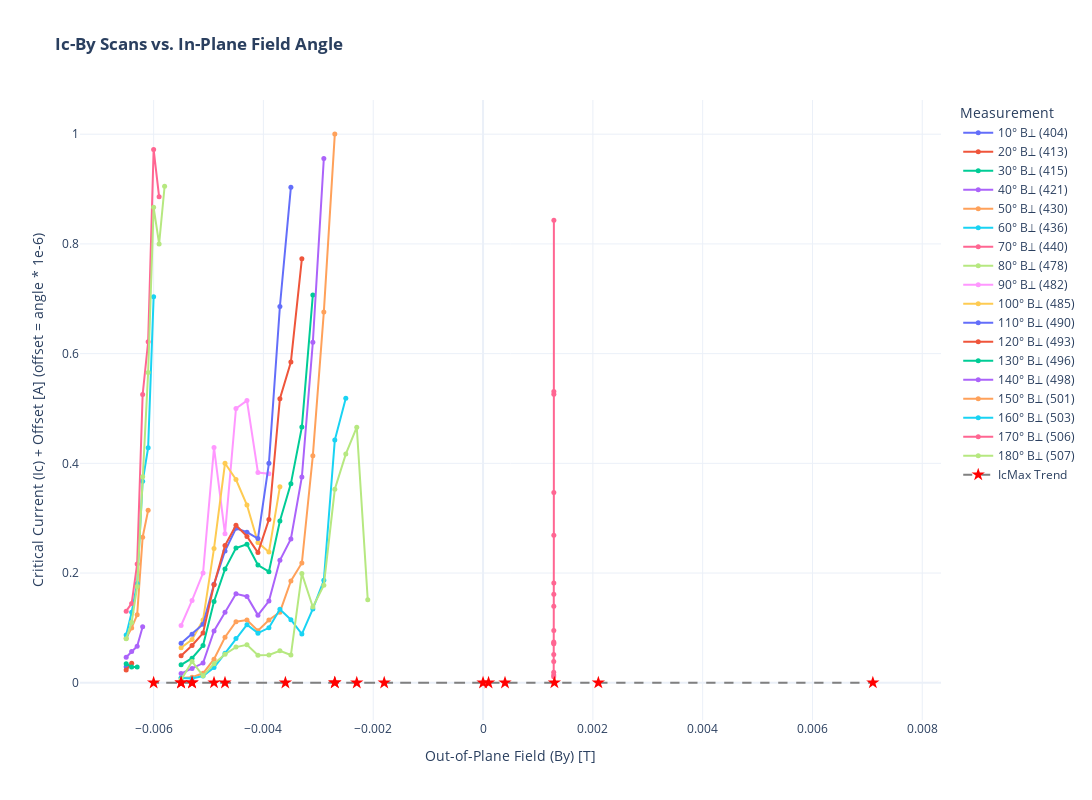
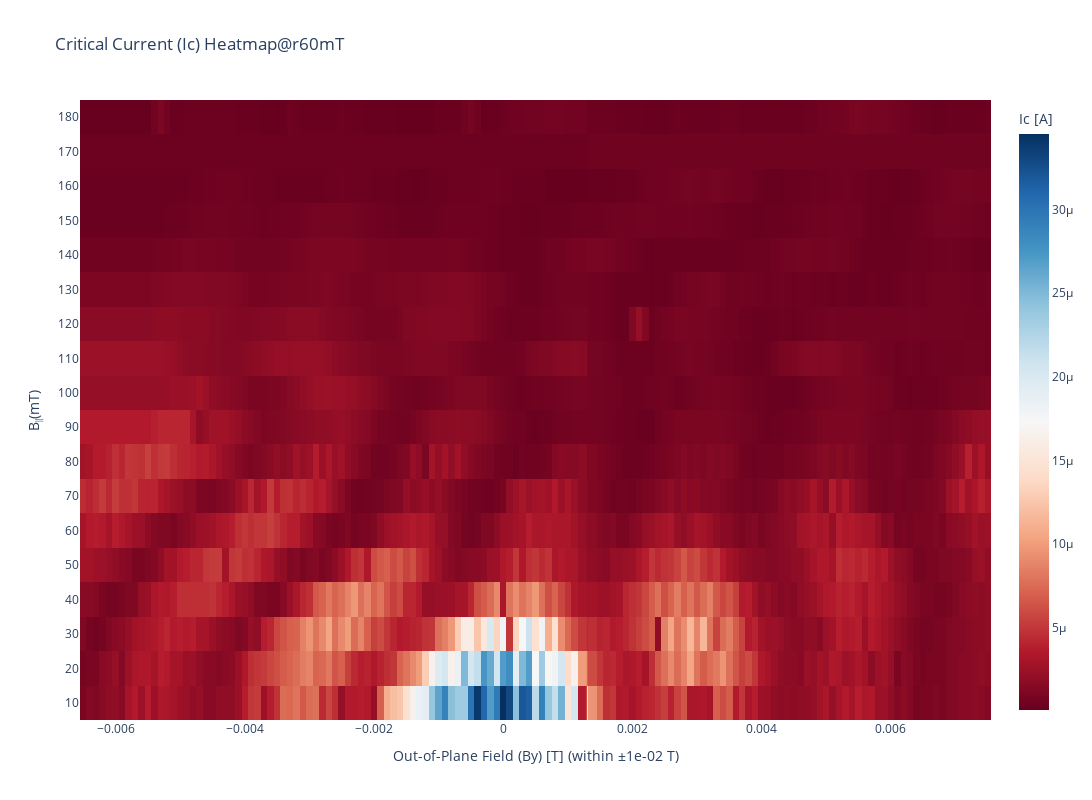
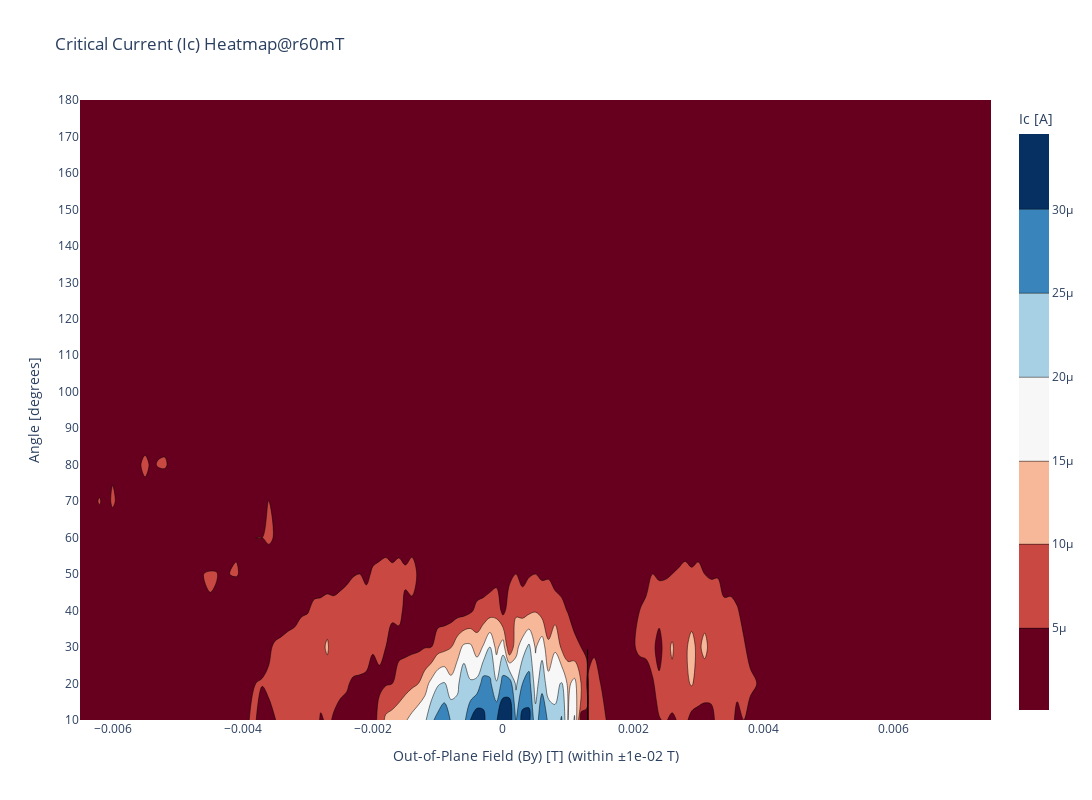
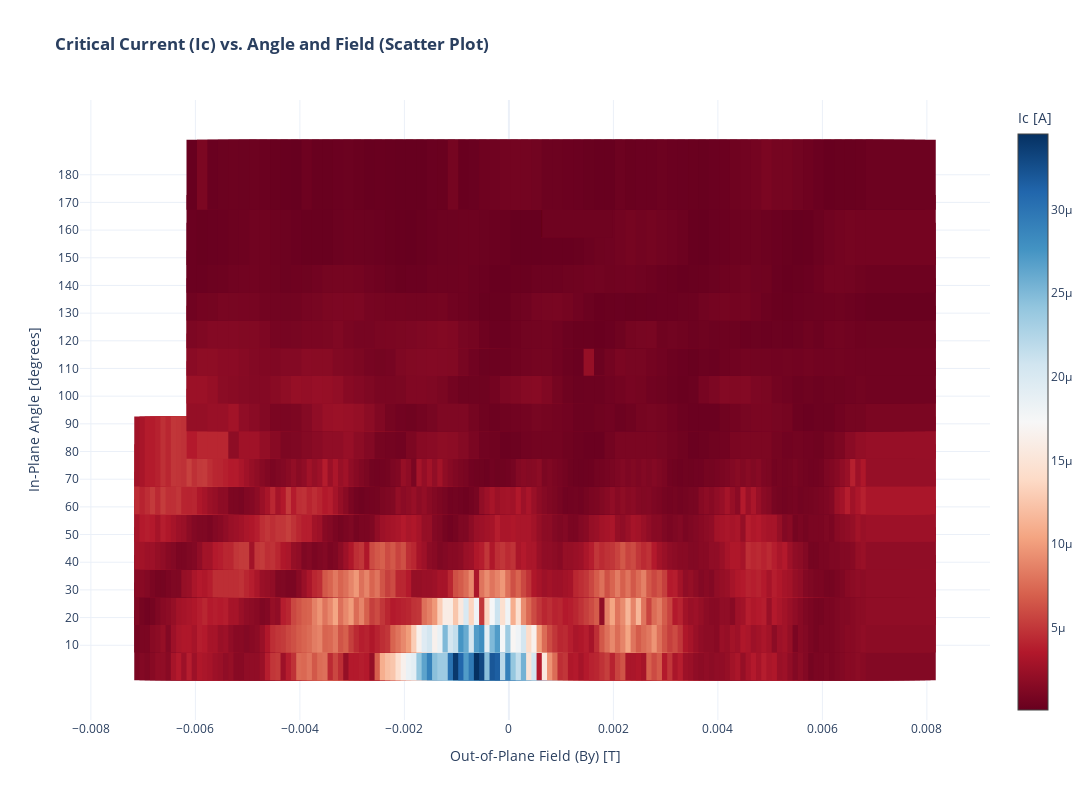

Source (notebook cell) for these figures, in order:
### Code cell
import pandas as pd
import plotly.graph_objects as go
from IPython.display import clear_output
from scipy.signal import find_peaks
import numpy as np # Added for the dummy data

# --- Helper Function Definition (Modified) ---
def process_and_plot_data(dataid, angle, angle_label, fig, IcMax_df, ByRange, f_factor, all_dfs_for_heatmap):
    """
    Processes a single dataset: filters, finds max Ic, and plots it.
    Alignment and offset logic has been REMOVED.
    It also collects the data needed for the final heatmap.
    """
    print(f"Processing dataid: {dataid}, angle: {angle}° ({angle_label})")

    # --- Use your REAL plot_heatmaps function or DUMMY DATA ---
    # Make sure your plot_heatmaps(dataid) function returns a DataFrame as the last value.
    # For testing, you can uncomment the dummy data block.
    fig1, fig2, fig3, Ic_df = plot_heatmaps(dataid)

    # --- DUMMY DATA Block (for testing) ---
    # _data_points = 50
    # _base_param_values = np.linspace(-ByRange*1.5, ByRange*1.5, _data_points)
    # _param_values = _base_param_values
    # peak_center = 0.002 * np.cos(np.deg2rad(angle))
    # _ic_values = np.exp(-((np.array(_param_values)-peak_center)**2)/(2*(0.001)**2)) * 5e-6 + 1e-6*np.random.rand(_data_points)
    # Ic_df = pd.DataFrame({
    #     "param_value": _param_values,
    #     "Ic": _ic_values
    # })
    # --- End of Dummy Data Block ---

    # 1. Filter out the first 10 data points (optional)
    Ic_df = Ic_df.iloc[10:].reset_index(drop=True)

    # 2. Filter data to be within the specified ByRange
    Ic_df_filtered = Ic_df[(Ic_df["param_value"] < ByRange) & (Ic_df["param_value"] > -ByRange)].copy()
    if Ic_df_filtered.empty:
        print(f"Warning: No data within ByRange for dataid {dataid}. Skipping.")
        return fig, IcMax_df, all_dfs_for_heatmap

    # Collect data for the heatmap
    heatmap_data_chunk = Ic_df_filtered.copy()
    heatmap_data_chunk['angle'] = angle
    all_dfs_for_heatmap.append(heatmap_data_chunk)
    
    # 3. Use the original 'param_value' for plotting (no alignment/offset)
    plot_x_values = Ic_df_filtered["param_value"]

    # 4. Calculate the maximum Ic and its corresponding original By
    idx_max = Ic_df_filtered["Ic"].idxmax()
    By_max = Ic_df_filtered.loc[idx_max, "param_value"]
    Ic_max_value = Ic_df_filtered.loc[idx_max, "Ic"]
    IC_normalized = Ic_df_filtered["Ic"]/Ic_max_value

    # 5. Update the IcMax_df DataFrame with the original By value
    new_row_df = pd.DataFrame([{"angle": angle, "IcMax": Ic_max_value, "By": By_max, "dataid": dataid}])
    IcMax_df = pd.concat([IcMax_df, new_row_df], ignore_index=True)

    # 6. Add the processed data trace to the line plot
    # A vertical offset is kept to separate the traces for clarity
    Ic_offset = angle * 1e-6 * f_factor
    fig.add_trace(go.Scatter(
        x=plot_x_values,
        y=Ic_df_filtered["Ic"]/IcMax_df["IcMax"] + Ic_offset,
        mode='lines+markers',
        name=f'{angle}° {angle_label} ({dataid})',
        marker=dict(size=5),
        line=dict(width=2)
    ))

    clear_output(wait=True)
    return fig, IcMax_df, all_dfs_for_heatmap

# --- Main Script ---
# --- Configuration ---
f = 1
ByRange = 10e-3 # Range for filtering param_value.

# --- Initialization ---
IcMax_df = pd.DataFrame(columns=["angle", "IcMax", "By", "dataid"])
fig = go.Figure()
all_dfs_for_heatmap = []

# Define data points for processing (ByOffset removed)
# data_points = [
#     {"dataid": 318, "angle": 0,   "label": "E"},
#     {"dataid": 347, "angle": 45,  "label": "NE"},
#     {"dataid": 321, "angle": 90,  "label": "N"},
#     {"dataid": 322, "angle": 135, "label": "NW"},
#     {"dataid": 323, "angle": 180, "label": "W"},
#     {"dataid": 350, "angle": 225, "label": "SW"},
#     {"dataid": 343, "angle": 270, "label": "S"},
#     {"dataid": 342, "angle": 315, "label": "SE"},
# ]
# data_points = [
#     {"dataid": 401, "angle": 10, "label": "B∥"},
#     {"dataid": 409, "angle": 20, "label": "B∥"},
#     {"dataid": 417, "angle": 30, "label": "B∥"},
#     {"dataid": 419, "angle": 40, "label": "B∥"},
#     {"dataid": 423, "angle": 50, "label": "B∥"},
#     {"dataid": 434, "angle": 60, "label": "B∥"},
#     {"dataid": 442, "angle": 70, "label": "B∥"},
#     {"dataid": 447, "angle": 80, "label": "B∥"},
#     {"dataid": 454, "angle": 90, "label": "B∥"},
#     {"dataid": 457, "angle": 100, "label": "B∥"},
#     {"dataid": 460, "angle": 110, "label": "B∥"},
#     {"dataid": 462, "angle": 120, "label": "B∥"},
#     {"dataid": 464, "angle": 130, "label": "B∥"},
#     {"dataid": 466, "angle": 140, "label": "B∥"},
#     {"dataid": 468, "angle": 150, "label": "B∥"},
#     {"dataid": 476, "angle": 160, "label": "B∥"},
#     {"dataid": 496, "angle": 160, "label": "B∥"},
# ]

data_points =[
    {"dataid": 404, "angle": 10, "label": "B⊥"},
    {"dataid": 413, "angle": 20, "label": "B⊥"},
    {"dataid": 415, "angle": 30, "label": "B⊥"},
    {"dataid": 421, "angle": 40, "label": "B⊥"},
    {"dataid": 430, "angle": 50, "label": "B⊥"},
    {"dataid": 436, "angle": 60, "label": "B⊥"},
    {"dataid": 440, "angle": 70, "label": "B⊥"},
    {"dataid": 478, "angle": 80, "label": "B⊥"},
    {"dataid": 482, "angle": 90, "label": "B⊥"},
    {"dataid": 485, "angle": 100, "label": "B⊥"},
    {"dataid": 490, "angle": 110, "label": "B⊥"},
    {"dataid": 493, "angle": 120, "label": "B⊥"},
    {"dataid": 496, "angle": 130, "label": "B⊥"},
    {"dataid": 498, "angle": 140, "label": "B⊥"},
    {"dataid": 501, "angle": 150, "label": "B⊥"},
    {"dataid": 503, "angle": 160, "label": "B⊥"},
    {"dataid": 506, "angle": 170, "label": "B⊥"},
    {"dataid": 507, "angle": 180, "label": "B⊥"},
    ]
# Loop through the data points and process them
for point in data_points:
    # Function call updated (ByOffset removed)
    fig, IcMax_df, all_dfs_for_heatmap = process_and_plot_data(
        dataid=point["dataid"],
        angle=point["angle"],
        angle_label=point["label"],
        fig=fig,
        IcMax_df=IcMax_df,
        ByRange=ByRange,
        f_factor=f,
        all_dfs_for_heatmap=all_dfs_for_heatmap
    )

# --- Final Line Plot Customization ---
# Add the IcMax trend line to the figure
if not IcMax_df.empty:
    fig.add_trace(go.Scatter(
        x=IcMax_df["By"],
        y=IcMax_df["IcMax"] + IcMax_df["angle"] * 1e-6 * f,
        mode='lines+markers',
        name='IcMax Trend',
        marker=dict(size=10, symbol='star', color='red'),
        line=dict(width=2, dash='dash', color='gray')
    ))

# Update layout for the line plot
fig.update_layout(
    title="<b>Ic-By Scans vs. In-Plane Field Angle</b>",
    xaxis_title="Out-of-Plane Field (By) [T]",
    yaxis_title=f"Critical Current (Ic) + Offset [A] (offset = angle * {f}e-6)",
    legend_title="Measurement",
    hovermode="x unified",
    template="plotly_white",
    width=1200,
    height=800,
)
fig.show()

print("\nFinal IcMax DataFrame (By values are original, not aligned):")
print(IcMax_df)

# --- Heatmap Generation (No changes needed here) ---
if all_dfs_for_heatmap:
    heatmap_source_data = pd.concat(all_dfs_for_heatmap, ignore_index=True)
    
    if not heatmap_source_data.empty:
        try:
            # Create the pivot table for the heatmap
            pivot_table = heatmap_source_data.pivot_table(
                index='angle', 
                columns='param_value', 
                values='Ic'
            )
            
            # Sort for an ordered heatmap
            pivot_table = pivot_table.sort_index(axis=0) 
            pivot_table = pivot_table.sort_index(axis=1) 

            # Interpolate to fill gaps for a smoother heatmap
            pivot_table_interpolated = pivot_table.interpolate(method='linear', axis=1, limit_direction='both')

            heatmap_fig = go.Figure(data=go.Heatmap(
                z=pivot_table_interpolated.values,
                x=pivot_table_interpolated.columns,
                y=pivot_table_interpolated.index,
                colorscale='RdBu',
                colorbar=dict(title='Ic [A]'),
                connectgaps=False, 
            ))
            heatmap_fig.update_layout(
                title='Critical Current (Ic) Heatmap@r60mT',
                xaxis_title=f"Out-of-Plane Field (By) [T] (within ±{ByRange:.0e} T)",
                # yaxis_title='Angle [degrees]',
                yaxis_title='B<sub>∥</sub>(mT)',
                yaxis_type='category',
                width=1200,
                height=800,
                template="plotly_white"
            )
            heatmap_fig.show()

            # To this:
            contour_fig = go.Figure(data=go.Contour(
                z=pivot_table.values,
                x=pivot_table.columns,
                y=pivot_table.index,
                colorscale='RdBu',
                colorbar=dict(title='Ic [A]'),
                connectgaps=True, # This will connect the contour lines
            ))
            
            contour_fig.update_layout(
                title='Critical Current (Ic) Heatmap@r60mT',
                xaxis_title=f"Out-of-Plane Field (By) [T] (within ±{ByRange:.0e} T)",
                yaxis_title='Angle [degrees]',
                # xaxis_type='linear' # Default, should work if param_value is numeric
                yaxis_type='category', # Angles are distinct categories
                width=1200,
                height=800,
                template="plotly_white"
            )
            contour_fig.show()
            scatter_fig = go.Figure(data=go.Scatter(
            x=heatmap_source_data['param_value'],
            y=heatmap_source_data['angle'],
            mode='markers', # We only want to see the individual data points
            marker=dict(
                color=heatmap_source_data['Ic'], # <-- Set marker color based on Ic
                colorscale='RdBu',            # <-- The color palette to use
                showscale=True,                  # <-- This displays the color bar legend
                colorbar=dict(
                    title='Ic [A]'               # <-- Label for the color bar
                ),
                symbol='square',                 # <-- Use squares for a grid-like feel
                size=70                           # <-- Adjust size for best visual fit
            )
        ))
        
            # Update the layout with titles and axis labels
            scatter_fig.update_layout(
                title='<b>Critical Current (Ic) vs. Angle and Field (Scatter Plot)</b>',
                xaxis_title='Out-of-Plane Field (By) [T]',
                yaxis_title='In-Plane Angle [degrees]',
                yaxis=dict(type='category'), # Keep angles as distinct categories
                width=1200,
                height=800,
                template="plotly_white"
            )
            
            scatter_fig.show()
        except Exception as e:
            print(f"Could not generate heatmap. Error: {e}")
            print("Sample of data intended for pivot table:")
            print(heatmap_source_data.head())
    else:
        print("Source data for heatmap is empty.")
else:
    print("No data was collected to generate the heatmap.")

### Figure 1 — Plotly figure (JSON) as saved in the notebook; plotly's stock layout.template omitted (floating-point values rounded to 4 significant figures; data arrays with more than 128 entries replaced by an {"elided": "..."} marker saying what was removed)
{"data": [{"line": {"width": 2}, "marker": {"size": 5}, "mode": "lines+markers", "name": "10° B⊥ (404)", "type": "scatter", "x": {"elided": "141 float values"}, "y": {"elided": "141 float values"}}, {"line": {"width": 2}, "marker": {"size": 5}, "mode": "lines+markers", "name": "20° B⊥ (413)", "type": "scatter", "x": {"elided": "141 float values"}, "y": {"elided": "141 float values"}}, {"line": {"width": 2}, "marker": {"size": 5}, "mode": "lines+markers", "name": "30° B⊥ (415)", "type": "scatter", "x": {"elided": "141 float values"}, "y": {"elided": "141 float values"}}, {"line": {"width": 2}, "marker": {"size": 5}, "mode": "lines+markers", "name": "40° B⊥ (421)", "type": "scatter", "x": {"elided": "141 float values"}, "y": {"elided": "141 float values"}}, {"line": {"width": 2}, "marker": {"size": 5}, "mode": "lines+markers", "name": "50° B⊥ (430)", "type": "scatter", "x": {"elided": "141 float values"}, "y": {"elided": "141 float values"}}, {"line": {"width": 2}, "marker": {"size": 5}, "mode": "lines+markers", "name": "60° B⊥ (436)", "type": "scatter", "x": {"elided": "141 float values"}, "y": {"elided": "141 float values"}}, {"line": {"width": 2}, "marker": {"size": 5}, "mode": "lines+markers", "name": "70° B⊥ (440)", "type": "scatter", "x": {"elided": "141 float values"}, "y": {"elided": "141 float values"}}, {"line": {"width": 2}, "marker": {"size": 5}, "mode": "lines+markers", "name": "80° B⊥ (478)", "type": "scatter", "x": {"elided": "141 float values"}, "y": {"elided": "141 float values"}}, {"line": {"width": 2}, "marker": {"size": 5}, "mode": "lines+markers", "name": "90° B⊥ (482)", "type": "scatter", "x": [-0.0055, -0.0053, -0.0051, -0.0049, -0.0047, -0.0045, -0.0043, -0.0041, -0.0039, -0.0037, -0.0035, -0.0033, -0.0031, -0.0029, -0.0027, -0.0025, -0.0023, -0.0021, -0.0019, -0.0017, -0.0015, -0.0013, -0.0011, -0.0009, -0.0007, -0.0005, -0.0003, -0.0001, 0.0001, 0.0003, 0.0005, 0.0007, 0.0009, 0.0011, 0.0013, 0.0015, 0.0017, 0.0019, 0.0021, 0.0023, 0.0025, 0.0027, 0.0029, 0.0031, 0.0033, 0.0035, 0.0037, 0.0039, 0.0041, 0.0043, 0.0045, 0.0047, 0.0049, 0.0051, 0.0053, 0.0055, 0.0057, 0.0059, 0.0061, 0.0063, 0.0065, 0.0067, 0.0069, 0.0071, 0.0073, 0.0075], "y": [0.1044, 0.1501, 0.2001, 0.4287, 0.2715, 0.5001, 0.5144, 0.3833, 0.381, NaN, NaN, NaN, NaN, NaN, NaN, NaN, NaN, NaN, NaN, NaN, NaN, NaN, NaN, NaN, NaN, NaN, NaN, NaN, NaN, NaN, NaN, NaN, NaN, NaN, NaN, NaN, NaN, NaN, NaN, NaN, NaN, NaN, NaN, NaN, NaN, NaN, NaN, NaN, NaN, NaN, NaN, NaN, NaN, NaN, NaN, NaN, NaN, NaN, NaN, NaN, NaN, NaN, NaN, NaN, NaN, NaN]}, {"line": {"width": 2}, "marker": {"size": 5}, "mode": "lines+markers", "name": "100° B⊥ (485)", "type": "scatter", "x": [-0.0055, -0.0053, -0.0051, -0.0049, -0.0047, -0.0045, -0.0043, -0.0041, -0.0039, -0.0037, -0.0035, -0.0033, -0.0031, -0.0029, -0.0027, -0.0025, -0.0023, -0.0021, -0.0019, -0.0017, -0.0015, -0.0013, -0.0011, -0.0009, -0.0007, -0.0005, -0.0003, -0.0001, 0.0001, 0.0003, 0.0005, 0.0007, 0.0009, 0.0011, 0.0013, 0.0015, 0.0017, 0.0019, 0.0021, 0.0023, 0.0025, 0.0027, 0.0029, 0.0031, 0.0033, 0.0035, 0.0037, 0.0039, 0.0041, 0.0043, 0.0045, 0.0047, 0.0049, 0.0051, 0.0053, 0.0055, 0.0057, 0.0059, 0.0061, 0.0063, 0.0065, 0.0067, 0.0069, 0.0071, 0.0073, 0.0075], "y": [0.06387, 0.07867, 0.1144, 0.245, 0.4001, 0.3705, 0.3239, 0.2556, 0.2382, 0.3572, NaN, NaN, NaN, NaN, NaN, NaN, NaN, NaN, NaN, NaN, NaN, NaN, NaN, NaN, NaN, NaN, NaN, NaN, NaN, NaN, NaN, NaN, NaN, NaN, NaN, NaN, NaN, NaN, NaN, NaN, NaN, NaN, NaN, NaN, NaN, NaN, NaN, NaN, NaN, NaN, NaN, NaN, NaN, NaN, NaN, NaN, NaN, NaN, NaN, NaN, NaN, NaN, NaN, NaN, NaN, NaN]}, {"line": {"width": 2}, "marker": {"size": 5}, "mode": "lines+markers", "name": "110° B⊥ (490)", "type": "scatter", "x": [-0.0055, -0.0053, -0.0051, -0.0049, -0.0047, -0.0045, -0.0043, -0.0041, -0.0039, -0.0037, -0.0035, -0.0033, -0.0031, -0.0029, -0.0027, -0.0025, -0.0023, -0.0021, -0.0019, -0.0017, -0.0015, -0.0013, -0.0011, -0.0009, -0.0007, -0.0005, -0.0003, -0.0001, 0.0001, 0.0003, 0.0005, 0.0007, 0.0009, 0.0011, 0.0013, 0.0015, 0.0017, 0.0019, 0.0021, 0.0023, 0.0025, 0.0027, 0.0029, 0.0031, 0.0033, 0.0035, 0.0037, 0.0039, 0.0041, 0.0043, 0.0045, 0.0047, 0.0049, 0.0051, 0.0053, 0.0055, 0.0057, 0.0059, 0.0061, 0.0063, 0.0065, 0.0067, 0.0069, 0.0071, 0.0073, 0.0075], "y": [0.07199, 0.08868, 0.1068, 0.1797, 0.2401, 0.2816, 0.2744, 0.2629, 0.4001, 0.6858, 0.9033, NaN, NaN, NaN, NaN, NaN, NaN, NaN, NaN, NaN, NaN, NaN, NaN, NaN, NaN, NaN, NaN, NaN, NaN, NaN, NaN, NaN, NaN, NaN, NaN, NaN, NaN, NaN, NaN, NaN, NaN, NaN, NaN, NaN, NaN, NaN, NaN, NaN, NaN, NaN, NaN, NaN, NaN, NaN, NaN, NaN, NaN, NaN, NaN, NaN, NaN, NaN, NaN, NaN, NaN, NaN]}, {"line": {"width": 2}, "marker": {"size": 5}, "mode": "lines+markers", "name": "120° B⊥ (493)", "type": "scatter", "x": [-0.0055, -0.0053, -0.0051, -0.0049, -0.0047, -0.0045, -0.0043, -0.0041, -0.0039, -0.0037, -0.0035, -0.0033, -0.0031, -0.0029, -0.0027, -0.0025, -0.0023, -0.0021, -0.0019, -0.0017, -0.0015, -0.0013, -0.0011, -0.0009, -0.0007, -0.0005, -0.0003, -0.0001, 0.0001, 0.0003, 0.0005, 0.0007, 0.0009, 0.0011, 0.0013, 0.0015, 0.0017, 0.0019, 0.0021, 0.0023, 0.0025, 0.0027, 0.0029, 0.0031, 0.0033, 0.0035, 0.0037, 0.0039, 0.0041, 0.0043, 0.0045, 0.0047, 0.0049, 0.0051, 0.0053, 0.0055, 0.0057, 0.0059, 0.0061, 0.0063, 0.0065, 0.0067, 0.0069, 0.0071, 0.0073, 0.0075], "y": [0.0494, 0.06798, 0.0906, 0.1787, 0.2501, 0.2872, 0.2668, 0.2373, 0.2977, 0.518, 0.5848, 0.7728, NaN, NaN, NaN, NaN, NaN, NaN, NaN, NaN, NaN, NaN, NaN, NaN, NaN, NaN, NaN, NaN, NaN, NaN, NaN, NaN, NaN, NaN, NaN, NaN, NaN, NaN, NaN, NaN, NaN, NaN, NaN, NaN, NaN, NaN, NaN, NaN, NaN, NaN, NaN, NaN, NaN, NaN, NaN, NaN, NaN, NaN, NaN, NaN, NaN, NaN, NaN, NaN, NaN, NaN]}, {"line": {"width": 2}, "marker": {"size": 5}, "mode": "lines+markers", "name": "130° B⊥ (496)", "type": "scatter", "x": [-0.0055, -0.0053, -0.0051, -0.0049, -0.0047, -0.0045, -0.0043, -0.0041, -0.0039, -0.0037, -0.0035, -0.0033, -0.0031, -0.0029, -0.0027, -0.0025, -0.0023, -0.0021, -0.0019, -0.0017, -0.0015, -0.0013, -0.0011, -0.0009, -0.0007, -0.0005, -0.0003, -0.0001, 0.0001, 0.0003, 0.0005, 0.0007, 0.0009, 0.0011, 0.0013, 0.0015, 0.0017, 0.0019, 0.0021, 0.0023, 0.0025, 0.0027, 0.0029, 0.0031, 0.0033, 0.0035, 0.0037, 0.0039, 0.0041, 0.0043, 0.0045, 0.0047, 0.0049, 0.0051, 0.0053, 0.0055, 0.0057, 0.0059, 0.0061, 0.0063, 0.0065, 0.0067, 0.0069, 0.0071, 0.0073, 0.0075], "y": [0.03274, 0.04477, 0.06799, 0.1481, 0.2073, 0.2455, 0.2525, 0.2145, 0.2025, 0.2948, 0.363, 0.466, 0.707, NaN, NaN, NaN, NaN, NaN, NaN, NaN, NaN, NaN, NaN, NaN, NaN, NaN, NaN, NaN, NaN, NaN, NaN, NaN, NaN, NaN, NaN, NaN, NaN, NaN, NaN, NaN, NaN, NaN, NaN, NaN, NaN, NaN, NaN, NaN, NaN, NaN, NaN, NaN, NaN, NaN, NaN, NaN, NaN, NaN, NaN, NaN, NaN, NaN, NaN, NaN, NaN, NaN]}, {"line": {"width": 2}, "marker": {"size": 5}, "mode": "lines+markers", "name": "140° B⊥ (498)", "type": "scatter", "x": [-0.0055, -0.0053, -0.0051, -0.0049, -0.0047, -0.0045, -0.0043, -0.0041, -0.0039, -0.0037, -0.0035, -0.0033, -0.0031, -0.0029, -0.0027, -0.0025, -0.0023, -0.0021, -0.0019, -0.0017, -0.0015, -0.0013, -0.0011, -0.0009, -0.0007, -0.0005, -0.0003, -0.0001, 0.0001, 0.0003, 0.0005, 0.0007, 0.0009, 0.0011, 0.0013, 0.0015, 0.0017, 0.0019, 0.0021, 0.0023, 0.0025, 0.0027, 0.0029, 0.0031, 0.0033, 0.0035, 0.0037, 0.0039, 0.0041, 0.0043, 0.0045, 0.0047, 0.0049, 0.0051, 0.0053, 0.0055, 0.0057, 0.0059, 0.0061, 0.0063, 0.0065, 0.0067, 0.0069, 0.0071, 0.0073, 0.0075], "y": [0.01681, 0.02603, 0.03585, 0.09453, 0.1287, 0.1622, 0.1573, 0.1233, 0.1489, 0.2234, 0.2622, 0.3751, 0.6208, 0.9557, NaN, NaN, NaN, NaN, NaN, NaN, NaN, NaN, NaN, NaN, NaN, NaN, NaN, NaN, NaN, NaN, NaN, NaN, NaN, NaN, NaN, NaN, NaN, NaN, NaN, NaN, NaN, NaN, NaN, NaN, NaN, NaN, NaN, NaN, NaN, NaN, NaN, NaN, NaN, NaN, NaN, NaN, NaN, NaN, NaN, NaN, NaN, NaN, NaN, NaN, NaN, NaN]}, {"line": {"width": 2}, "marker": {"size": 5}, "mode": "lines+markers", "name": "150° B⊥ (501)", "type": "scatter", "x": [-0.0055, -0.0053, -0.0051, -0.0049, -0.0047, -0.0045, -0.0043, -0.0041, -0.0039, -0.0037, -0.0035, -0.0033, -0.0031, -0.0029, -0.0027, -0.0025, -0.0023, -0.0021, -0.0019, -0.0017, -0.0015, -0.0013, -0.0011, -0.0009, -0.0007, -0.0005, -0.0003, -0.0001, 0.0001, 0.0003, 0.0005, 0.0007, 0.0009, 0.0011, 0.0013, 0.0015, 0.0017, 0.0019, 0.0021, 0.0023, 0.0025, 0.0027, 0.0029, 0.0031, 0.0033, 0.0035, 0.0037, 0.0039, 0.0041, 0.0043, 0.0045, 0.0047, 0.0049, 0.0051, 0.0053, 0.0055, 0.0057, 0.0059, 0.0061, 0.0063, 0.0065, 0.0067, 0.0069, 0.0071, 0.0073, 0.0075], "y": [0.008846, 0.01015, 0.01729, 0.04301, 0.08301, 0.1113, 0.1144, 0.09504, 0.1144, 0.1287, 0.1856, 0.2183, 0.4139, 0.6757, 1.0, NaN, NaN, NaN, NaN, NaN, NaN, NaN, NaN, NaN, NaN, NaN, NaN, NaN, NaN, NaN, NaN, NaN, NaN, NaN, NaN, NaN, NaN, NaN, NaN, NaN, NaN, NaN, NaN, NaN, NaN, NaN, NaN, NaN, NaN, NaN, NaN, NaN, NaN, NaN, NaN, NaN, NaN, NaN, NaN, NaN, NaN, NaN, NaN, NaN, NaN, NaN]}, {"line": {"width": 2}, "marker": {"size": 5}, "mode": "lines+markers", "name": "160° B⊥ (503)", "type": "scatter", "x": [-0.0055, -0.0053, -0.0051, -0.0049, -0.0047, -0.0045, -0.0043, -0.0041, -0.0039, -0.0037, -0.0035, -0.0033, -0.0031, -0.0029, -0.0027, -0.0025, -0.0023, -0.0021, -0.0019, -0.0017, -0.0015, -0.0013, -0.0011, -0.0009, -0.0007, -0.0005, -0.0003, -0.0001, 0.0001, 0.0003, 0.0005, 0.0007, 0.0009, 0.0011, 0.0013, 0.0015, 0.0017, 0.0019, 0.0021, 0.0023, 0.0025, 0.0027, 0.0029, 0.0031, 0.0033, 0.0035, 0.0037, 0.0039, 0.0041, 0.0043, 0.0045, 0.0047, 0.0049, 0.0051, 0.0053, 0.0055, 0.0057, 0.0059, 0.0061, 0.0063, 0.0065, 0.0067, 0.0069, 0.0071, 0.0073, 0.0075], "y": [0.008856, 0.00766, 0.0123, 0.02771, 0.05373, 0.08072, 0.1059, 0.09049, 0.1002, 0.1341, 0.1151, 0.0888, 0.1346, 0.1868, 0.4425, 0.5187, NaN, NaN, NaN, NaN, NaN, NaN, NaN, NaN, NaN, NaN, NaN, NaN, NaN, NaN, NaN, NaN, NaN, NaN, NaN, NaN, NaN, NaN, NaN, NaN, NaN, NaN, NaN, NaN, NaN, NaN, NaN, NaN, NaN, NaN, NaN, NaN, NaN, NaN, NaN, NaN, NaN, NaN, NaN, NaN, NaN, NaN, NaN, NaN, NaN, NaN]}, {"line": {"width": 2}, "marker": {"size": 5}, "mode": "lines+markers", "name": "170° B⊥ (506)", "type": "scatter", "x": {"elided": "141 float values"}, "y": {"elided": "141 float values"}}, {"line": {"width": 2}, "marker": {"size": 5}, "mode": "lines+markers", "name": "180° B⊥ (507)", "type": "scatter", "x": [-0.0055, -0.0053, -0.0051, -0.0049, -0.0047, -0.0045, -0.0043, -0.0041, -0.0039, -0.0037, -0.0035, -0.0033, -0.0031, -0.0029, -0.0027, -0.0025, -0.0023, -0.0021, -0.0019, -0.0017, -0.0015, -0.0013, -0.0011, -0.0009, -0.0007, -0.0005, -0.0003, -0.0001, 0.0001, 0.0003, 0.0005, 0.0007, 0.0009, 0.0011, 0.0013, 0.0015, 0.0017, 0.0019, 0.0021, 0.0023, 0.0025, 0.0027, 0.0029, 0.0031, 0.0033, 0.0035, 0.0037, 0.0039, 0.0041, 0.0043, 0.0045, 0.0047, 0.0049, 0.0051, 0.0053, 0.0055, 0.0057, 0.0059, 0.0061, 0.0063, 0.0065, 0.0067, 0.0069, 0.0071, 0.0073, 0.0075], "y": [0.00489, 0.03857, 0.01268, 0.03462, 0.05197, 0.06499, 0.06923, 0.05036, 0.05078, 0.05822, 0.05058, 0.199, 0.1381, 0.178, 0.3527, 0.4168, 0.4659, 0.1513, NaN, NaN, NaN, NaN, NaN, NaN, NaN, NaN, NaN, NaN, NaN, NaN, NaN, NaN, NaN, NaN, NaN, NaN, NaN, NaN, NaN, NaN, NaN, NaN, NaN, NaN, NaN, NaN, NaN, NaN, NaN, NaN, NaN, NaN, NaN, NaN, NaN, NaN, NaN, NaN, NaN, NaN, NaN, NaN, NaN, NaN, NaN, NaN]}, {"line": {"color": "gray", "dash": "dash", "width": 2}, "marker": {"color": "red", "size": 10, "symbol": "star"}, "mode": "lines+markers", "name": "IcMax Trend", "type": "scatter", "x": [0.0, 0.0001, 0.0004, -0.0023, -0.0018, -0.0036, -0.006, -0.0055, -0.0053, -0.0047, -0.0055, 0.0021, -0.0049, -0.0027, -0.0027, 0.0071, 0.0013, -0.0053], "y": [4.45e-05, 4.8e-05, 5.1e-05, 4.98e-05, 5.7e-05, 6.54e-05, 7.525e-05, 8.548e-05, 9.42e-05, 0.0001028, 0.0001125, 0.0001222, 0.0001314, 0.0001411, 0.0001508, 0.0001608, 0.0001705, 0.0001811]}], "layout": {"height": 800, "hovermode": "x unified", "legend": {"title": {"text": "Measurement"}}, "title": {"text": "<b>Ic-By Scans vs. In-Plane Field Angle</b>"}, "width": 1200, "xaxis": {"title": {"text": "Out-of-Plane Field (By) [T]"}}, "yaxis": {"title": {"text": "Critical Current (Ic) + Offset [A] (offset = angle * 1e-6)"}}}}

### Figure 2 — Plotly figure (JSON) as saved in the notebook; plotly's stock layout.template omitted (floating-point values rounded to 4 significant figures; data arrays with more than 128 entries replaced by an {"elided": "..."} marker saying what was removed)
{"data": [{"colorbar": {"title": {"text": "Ic [A]"}}, "colorscale": [[0, "rgb(103,0,31)"], [0.1, "rgb(178,24,43)"], [0.2, "rgb(214,96,77)"], [0.3, "rgb(244,165,130)"], [0.4, "rgb(253,219,199)"], [0.5, "rgb(247,247,247)"], [0.6, "rgb(209,229,240)"], [0.7, "rgb(146,197,222)"], [0.8, "rgb(67,147,195)"], [0.9, "rgb(33,102,172)"], [1, "rgb(5,48,97)"]], "connectgaps": false, "type": "heatmap", "x": {"elided": "281 float values"}, "y": [10, 20, 30, 40, 50, 60, 70, 80, 90, 100, 110, 120, 130, 140, 150, 160, 170, 180], "z": {"elided": "18x281 float values"}}], "layout": {"height": 800, "title": {"text": "Critical Current (Ic) Heatmap@r60mT"}, "width": 1200, "xaxis": {"title": {"text": "Out-of-Plane Field (By) [T] (within ±1e-02 T)"}}, "yaxis": {"title": {"text": "B<sub>∥</sub>(mT)"}, "type": "category"}}}

### Figure 3 — Plotly figure (JSON) as saved in the notebook; plotly's stock layout.template omitted (floating-point values rounded to 4 significant figures; data arrays with more than 128 entries replaced by an {"elided": "..."} marker saying what was removed)
{"data": [{"colorbar": {"title": {"text": "Ic [A]"}}, "colorscale": [[0, "rgb(103,0,31)"], [0.1, "rgb(178,24,43)"], [0.2, "rgb(214,96,77)"], [0.3, "rgb(244,165,130)"], [0.4, "rgb(253,219,199)"], [0.5, "rgb(247,247,247)"], [0.6, "rgb(209,229,240)"], [0.7, "rgb(146,197,222)"], [0.8, "rgb(67,147,195)"], [0.9, "rgb(33,102,172)"], [1, "rgb(5,48,97)"]], "connectgaps": true, "type": "contour", "x": {"elided": "281 float values"}, "y": [10, 20, 30, 40, 50, 60, 70, 80, 90, 100, 110, 120, 130, 140, 150, 160, 170, 180], "z": {"elided": "18x281 float values"}}], "layout": {"height": 800, "title": {"text": "Critical Current (Ic) Heatmap@r60mT"}, "width": 1200, "xaxis": {"title": {"text": "Out-of-Plane Field (By) [T] (within ±1e-02 T)"}}, "yaxis": {"title": {"text": "Angle [degrees]"}, "type": "category"}}}

### Figure 4 — Plotly figure (JSON) as saved in the notebook; plotly's stock layout.template omitted (floating-point values rounded to 4 significant figures; data arrays with more than 128 entries replaced by an {"elided": "..."} marker saying what was removed)
{"data": [{"marker": {"color": {"elided": "1863 float values"}, "colorbar": {"title": {"text": "Ic [A]"}}, "colorscale": [[0, "rgb(103,0,31)"], [0.1, "rgb(178,24,43)"], [0.2, "rgb(214,96,77)"], [0.3, "rgb(244,165,130)"], [0.4, "rgb(253,219,199)"], [0.5, "rgb(247,247,247)"], [0.6, "rgb(209,229,240)"], [0.7, "rgb(146,197,222)"], [0.8, "rgb(67,147,195)"], [0.9, "rgb(33,102,172)"], [1, "rgb(5,48,97)"]], "showscale": true, "size": 70, "symbol": "square"}, "mode": "markers", "type": "scatter", "x": {"elided": "1863 float values"}, "y": {"elided": "1863 int values"}}], "layout": {"height": 800, "title": {"text": "<b>Critical Current (Ic) vs. Angle and Field (Scatter Plot)</b>"}, "width": 1200, "xaxis": {"title": {"text": "Out-of-Plane Field (By) [T]"}}, "yaxis": {"title": {"text": "In-Plane Angle [degrees]"}, "type": "category"}}}
